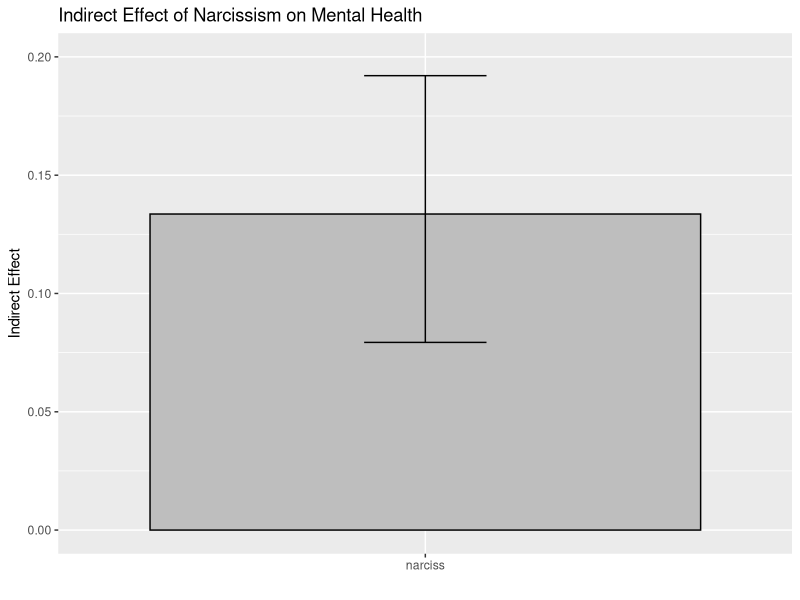
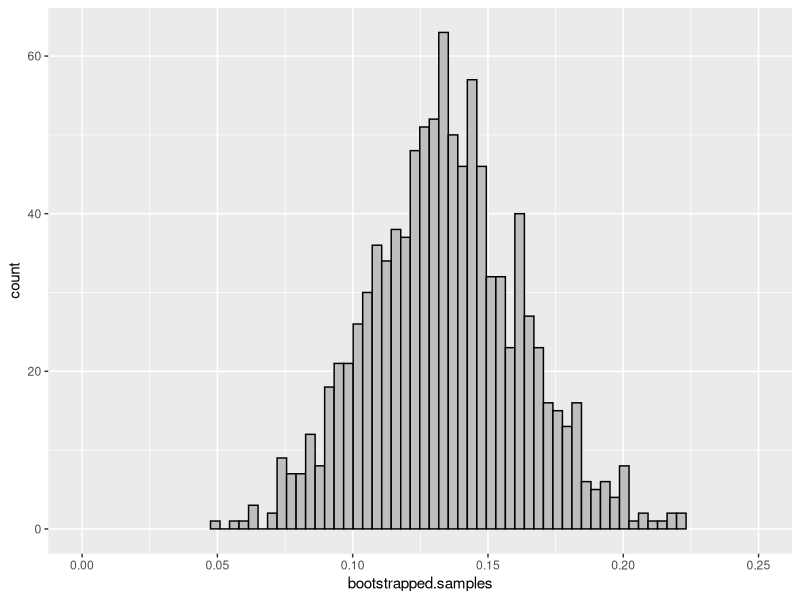
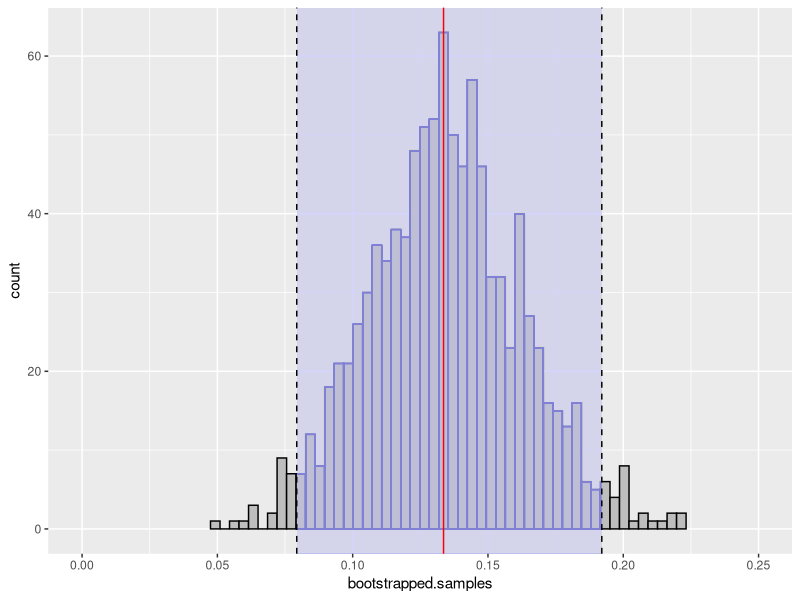
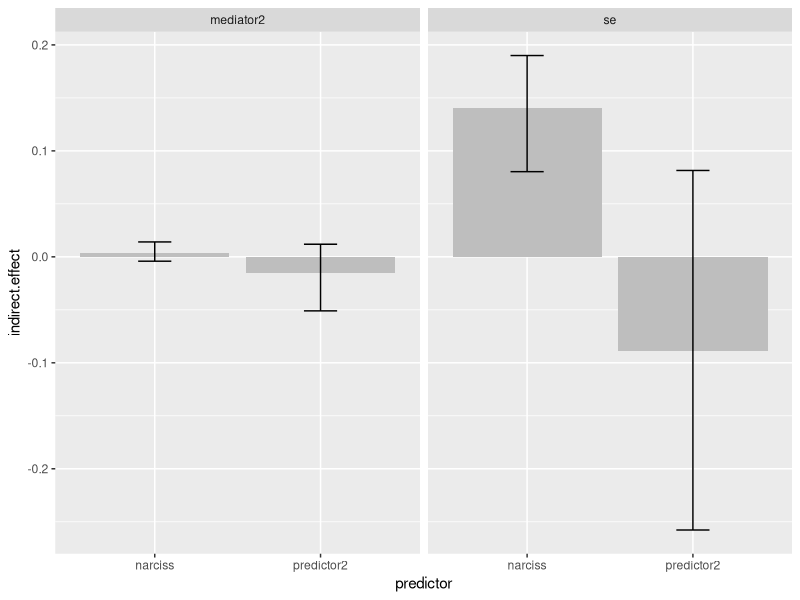

Reproduce these figures in R, in order.
## ---- chunk 1
library(foreign)
library(ggplot2)

d <- read.spss("Data.sav", to.data.frame = TRUE)
head(d)
## ---- chunk 2
c <- lm(mental ~ narciss, d)
summary(c)
## ---- chunk 3
a <- lm(se ~ narciss, d)
summary(a)
## ---- chunk 4
b <- lm(mental ~ narciss + se, d)
summary(b)
## ---- chunk 5
compute.indirect.effect <- function(data, predictor, mediator, dv, r = TRUE) {
  # Sample rows of data
  sample <- sample(nrow(data), replace = r)
  # Create relevant formulas (don't worry about this, this is just to make the function more general)
  a.formula <- formula(paste(mediator, "~", predictor))
  b.formula <- formula(paste(dv, "~", predictor, "+", mediator))
  # Fit the 'a' and 'b' models
  a.model <- lm(a.formula, data[sample, ]) 
  b.model <- lm(b.formula, data[sample, ])
  # Extract the B's from these models
  a <- summary(a.model)$coefficients[predictor, "Estimate"]
  b <- summary(b.model)$coefficients[mediator, "Estimate"]
  # Compute indirect effect term
  indirect.effect <- a * b
  return(indirect.effect)
}
## ---- chunk 6
compute.indirect.effect(d, "narciss", "se", "mental", r = FALSE)
compute.indirect.effect(d, "narciss", "se", "mental", r = FALSE)
compute.indirect.effect(d, "narciss", "se", "mental", r = FALSE)
compute.indirect.effect(d, "narciss", "se", "mental", r = FALSE)
## ---- chunk 7
compute.indirect.effect(d, "narciss", "se", "mental")
compute.indirect.effect(d, "narciss", "se", "mental")
compute.indirect.effect(d, "narciss", "se", "mental")
compute.indirect.effect(d, "narciss", "se", "mental")
## ---- chunk 8
bootstrapped.samples <- replicate(1000, compute.indirect.effect(d, "narciss", "se", "mental"))
head(bootstrapped.samples)
## ---- chunk 9
confidence.intervals <- quantile(bootstrapped.samples, probs = c(0.025, 0.975))
confidence.intervals
## ---- chunk 10
original.indirect.effect <- compute.indirect.effect(d, "narciss", "se", "mental", r = FALSE)
## ---- chunk 11
indirect.effect.data <- data.frame(predictor = "narciss",
                                   indirect.effect = original.indirect.effect,
                                   lower.ci = confidence.intervals[1],
                                   upper.ci = confidence.intervals[2])
## ---- chunk 12
p1 <- ggplot(indirect.effect.data, aes(x = predictor, y = indirect.effect)) +
  geom_bar(fill = "grey", color = "black", stat = "identity") +
  geom_errorbar(aes(ymin = lower.ci, ymax = upper.ci), width = 0.2) +
  coord_cartesian(ylim = c(0, 0.2)) + # makes sure the y-axis goes through zero
  xlab("") + 
  ylab("Indirect Effect") + 
  ggtitle("Indirect Effect of Narcissism on Mental Health")
p1 
## ---- chunk 13
bootstraps <- as.data.frame(bootstrapped.samples)
## ---- chunk 14
p2 <- ggplot(bootstraps, aes(x = bootstrapped.samples)) +
  geom_histogram(bins = 50, color = "black", fill = "grey") +
  coord_cartesian(xlim = c(0, 0.25))
p2
## ---- chunk 15
p2 <- p2 +
  geom_rect(aes(xmin = indirect.effect.data$lower.ci[1], xmax = indirect.effect.data$upper.ci[1], 
                ymin = -Inf, ymax = Inf), alpha = 0.01, fill = "aliceblue") +
  geom_vline(xintercept = indirect.effect.data$indirect.effect[1], color = "red") +
  geom_vline(xintercept = indirect.effect.data$lower.ci[1], linetype = "dashed") +
  geom_vline(xintercept = indirect.effect.data$upper.ci[1], linetype = "dashed") 
p2
## ---- chunk 16
d$predictor2 <- rnorm(nrow(d), mean = 3, sd = 2)
d$mediator2 <- rnorm(nrow(d), mean = 2, sd = 1)
## ---- chunk 17
head(d)
## ---- chunk 18
compute.indirect.effect.global <- function(r = TRUE) {
  # sample the data
  s <- sample(nrow(d), replace = r)
  d.sampled <- d[s, ]
  
  # fit the a and b models
  a1.model <- lm(se ~ narciss + predictor2 + mediator2, d.sampled)
  a2.model <- lm(mediator2 ~ narciss + predictor2 + se, d.sampled)
  b.model <- lm(mental ~ narciss + predictor2 + se + mediator2, d.sampled)
  
  # extract the "a" coefficients for each predictor-mediator pair 
  a.se.narciss <- summary(a1.model)$coefficients["narciss", "Estimate"]
  a.se.predictor2 <- summary(a1.model)$coefficients["predictor2", "Estimate"]
  a.mediator2.narciss <- summary(a2.model)$coefficients["narciss", "Estimate"]
  a.mediator2.predictor2 <- summary(a2.model)$coefficients["predictor2", "Estimate"]
  
  # extract the "b" coefficients for each mediator
  b.se <- summary(b.model)$coefficients["se", "Estimate"]
  b.mediator2 <- summary(b.model)$coefficients["mediator2", "Estimate"]
  
  # compute the indirect effects
  indirect.se.narciss <- a.se.narciss * b.se
  indirect.se.predictor2 <- a.se.predictor2 * b.se
  indirect.mediator2.narciss <- a.mediator2.narciss * b.mediator2
  indirect.mediator2.predictor2 <- a.mediator2.predictor2 * b.mediator2
  
  results <- data.frame(predictor = c("narciss", "narciss", "predictor2", "predictor2"),
                        mediator = c("se", "mediator2", "se", "mediator2"),
                        indirect.effect = c(indirect.se.narciss, indirect.mediator2.narciss, 
                                            indirect.se.predictor2, indirect.mediator2.predictor2))
  return(results)
}

bootstrap2 <- replicate(1000, compute.indirect.effect.global(), simplify = F)
bootstrap2 <- do.call(rbind, bootstrap2)
## ---- chunk 19
library(dplyr)

bootstrap2.summary <- bootstrap2 %>%
  group_by(predictor, mediator) %>%
  summarise(lower.ci = quantile(indirect.effect, probs = 0.025),
            upper.ci = quantile(indirect.effect, probs = 0.975))
# compute original indirect effects 
original.indirect.effects <- compute.indirect.effect.global(r = FALSE)
# merge with bootstrapped CIs
bootstrap2.summary <- merge(bootstrap2.summary, original.indirect.effects, by = c("predictor", "mediator"))

p.all.effects <- ggplot(bootstrap2.summary, aes(x = predictor, y = indirect.effect)) +
  geom_bar(fill = "grey", stat = "identity") +
  geom_errorbar(aes(ymin = lower.ci, ymax = upper.ci), width = 0.2) +
  facet_wrap(~ mediator)
p.all.effects
